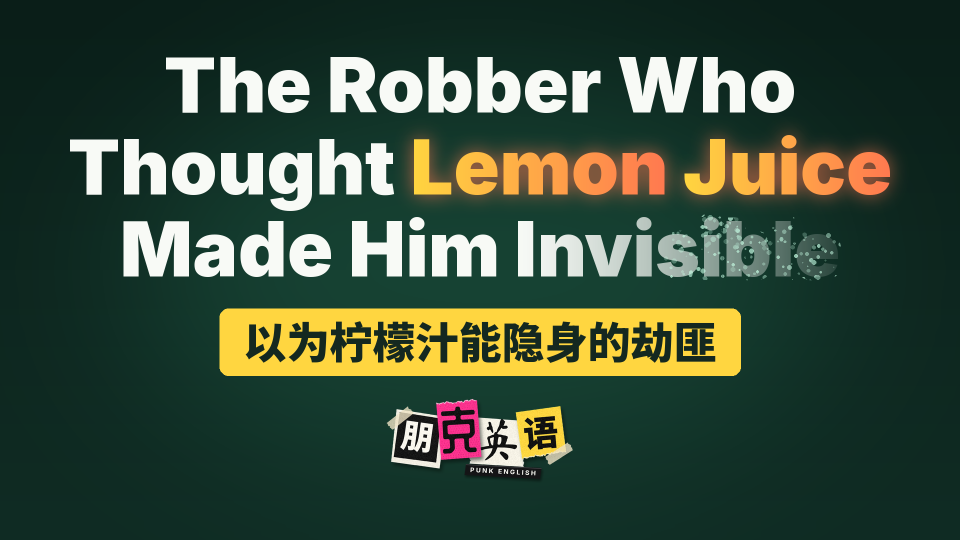
#> input picture 视频/片头设计/E_ransom/t01.png, 1920 x 1080 px (shown at 1/2 size)
$ python -i title_logo.py   (imports and definitions only)
#> lines starting #> are read from the running program, lines starting #| are printed output that depends on the picture
# E_ransom: title page with a punk-zine "ransom note" brand mark 朋克英语.
# Drop-in replacement for title2.frame_title2 (same signature; `no` is ignored).
# Run with cwd = scratchpad/video and that dir on sys.path (fonts/ is relative).
import os, sys, math, random
from PIL import Image, ImageDraw, ImageFilter, ImageChops, ImageFont
import numpy as np
import render as R

HERE = os.path.dirname(os.path.abspath(__file__))
S = R.S
W, H = 1920 * S, 1080 * S
F_QK = os.path.join(HERE, 'ZCOOLQingKeHuangYou-Regular.ttf')   # OFL, blocky display
F_MS = os.path.join(HERE, 'MaShanZheng-Regular.ttf')           # OFL, brush script
AC1, AC2 = (255, 214, 64), (255, 120, 80)


# ---------------------------------------------------------------- background (unchanged)
# [30 lines left out: functions grad, base, wrap, not called in this run]


# ---------------------------------------------------------------- ransom-note logo
SS = 4  # supersampling for the paper cut-outs
LOGO_SCALE = 1.2
U = S * LOGO_SCALE  # px per logo design unit


# [6 lines left out: function _font, not called in this run]


# one entry per character (design units = px at 1080p)
PIECES = [
    # w,h = paper size; rot = paper tilt; grot = extra tilt of the glyph on its paper; dy = vertical jitter;
    # fs = glyph size; torn = (top,right,bottom,left) torn instead of scissor-cut; mw = magazine margin (l,t,r,b)
    dict(ch='朋', font='noto', paper=(22, 22, 22), ink=(250, 247, 238), w=82, h=88, rot=-8, grot=0, dy=5,
         fs=54, torn=(0, 0, 0, 0), margin=(242, 238, 226), mw=(5, 4, 7, 9), gx=-2, gy=-3, ov=7),
    dict(ch='克', font='qk', paper=(255, 51, 143), ink=(18, 18, 18), w=66, h=96, rot=6, grot=-3, dy=-10,
         fs=84, torn=(1, 0, 0, 0), halftone=True, ov=12),
    dict(ch='英', font='ms', paper=(246, 242, 230), ink=(18, 18, 18), w=90, h=78, rot=-4, grot=4, dy=10,
         fs=76, torn=(0, 1, 0, 1), gy=-4, ov=12),
    dict(ch='语', font='noto', paper=AC1, ink=(18, 18, 18), w=76, h=80, rot=9, grot=-4, dy=-5,
         fs=58, torn=(0, 0, 1, 0)),
]
OVERLAP = 11


# [26 lines left out: function _poly, not called in this run]


def _to_final(img):
    """SS RGBA -> final-resolution RGBA (premultiplied resize, no dark fringes)."""
    pm = img.convert('RGBa')
    pm = pm.resize((max(1, pm.width // SS), max(1, pm.height // SS)), Image.LANCZOS)
    return pm.convert('RGBA')


# [73 lines left out: functions _grain, paper_piece, tape_piece, not called in this run]


DYMO = 'PUNK ENGLISH'   # tiny embossed label-maker tape under the cluster (secondary mark)
DYMO_DX, DYMO_DY, DYMO_ROT = 40, 37, -3


# [137 lines left out: functions dymo_label, _shadow, ransom_logo, frame_title2, not called in this run]


# [11 lines not run here, left out]

>>> from PIL import Image
>>> picture = Image.open('t01.png')
#> picture is the input picture: PIL image 1920x1080 RGB; mean R, G, B 58.2, 77.1, 58.9
>>> result = _to_final(picture)
#> in _to_final, `pm = pm.resize((max(1, pm.width // SS), max(1, pm.height // SS)), Imag..`:
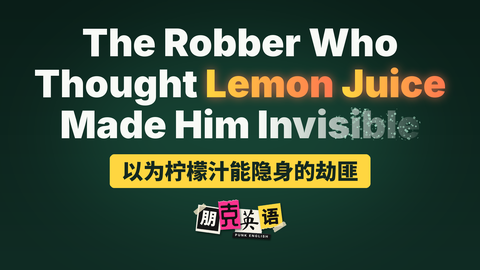
#> pm: PIL image 480x270 RGBa; mean R, G, B, A 57.9, 77, 58.8, 255

$ run again, on 视频/片头设计/E_ransom/t02.png
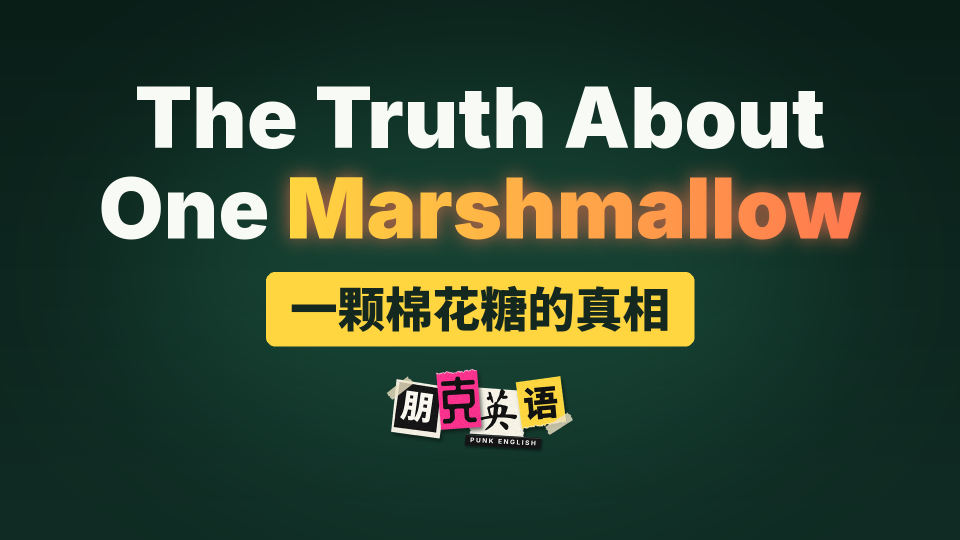
#> input picture 视频/片头设计/E_ransom/t02.png, 1920 x 1080 px (shown at 1/2 size)
#> picture is the input picture: PIL image 1920x1080 RGB; mean R, G, B 51.8, 70.2, 51.2
#> in _to_final, `pm = pm.resize((max(1, pm.width // SS), max(1, pm.height // SS)), Imag..`:
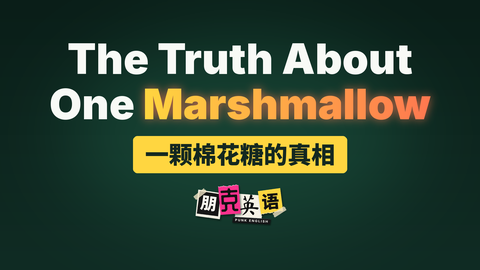
#> pm: PIL image 480x270 RGBa; mean R, G, B, A 51.6, 70.1, 51.2, 255
